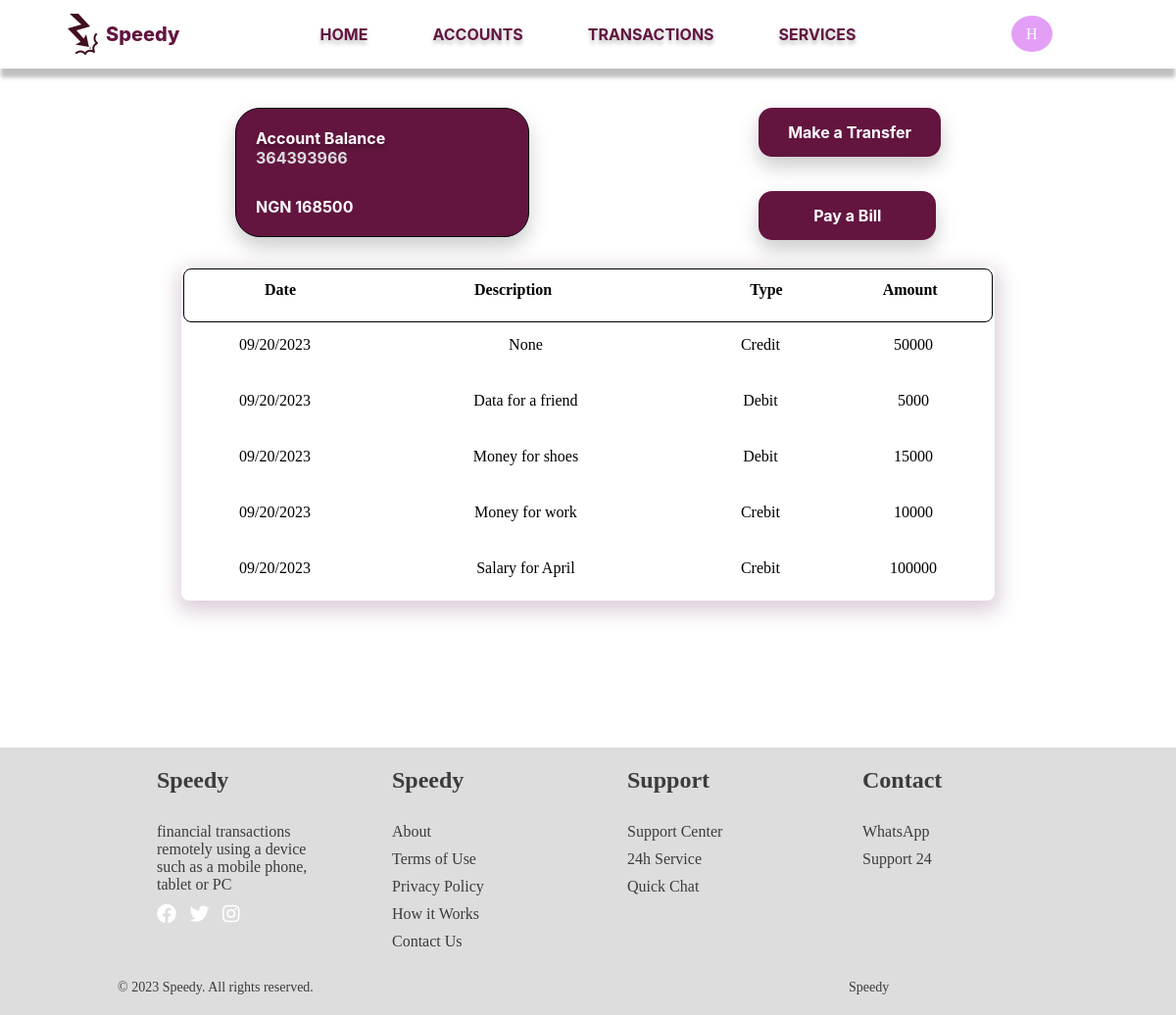
/HabibiMy/transactions (signed in), run on an earlier commit of the app's database.
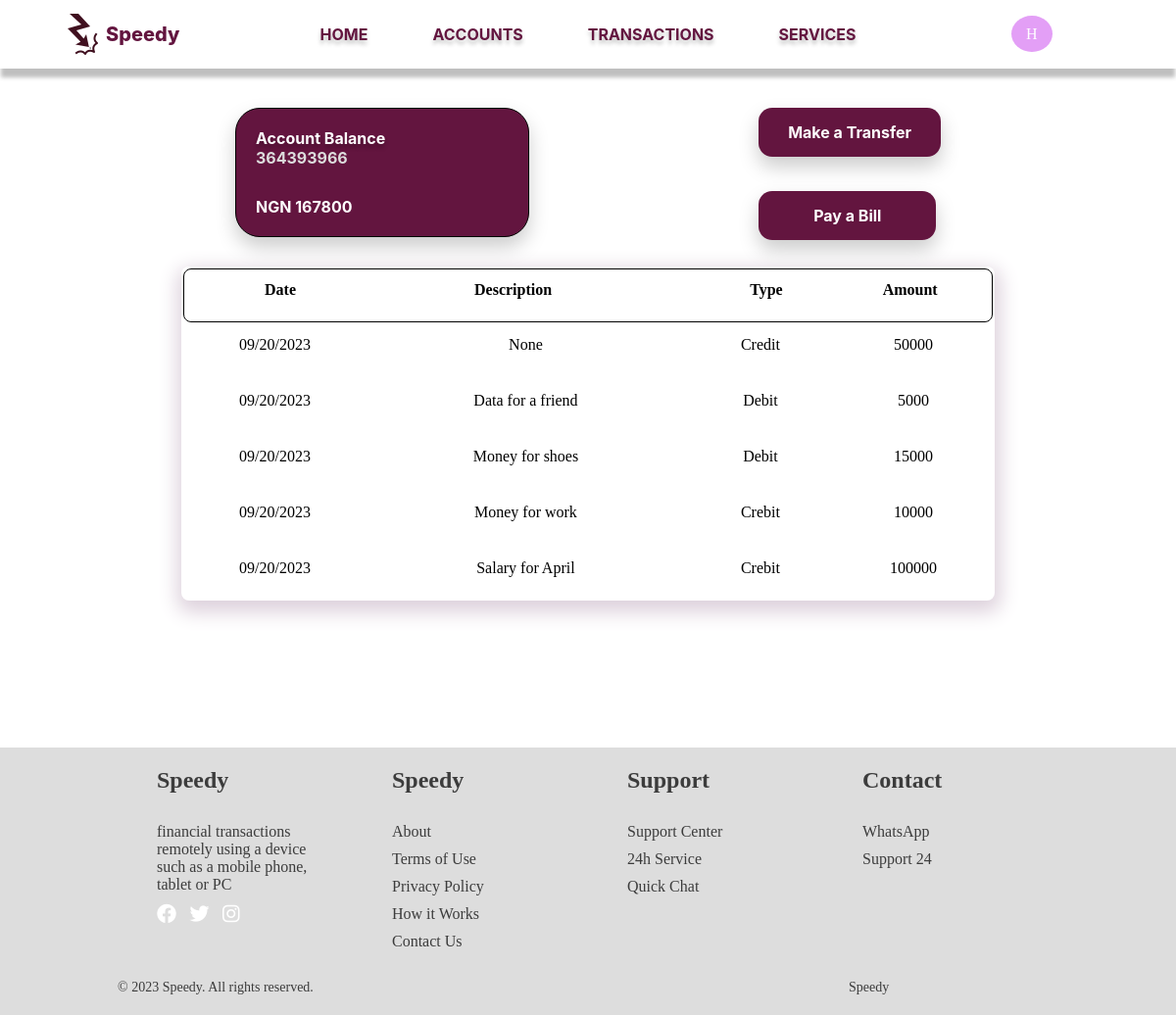
And on a later commit of the database.
### app/models.py (models this page shows, shortened)
class Account(db.Model):
  id = db.Column(db.Integer, primary_key=True)
  cus_id = db.Column(db.Integer, db.ForeignKey('customer.id'))
  account_number = db.Column(db.String(100), nullable=False)
  account_pin = db.Column(db.String(4))
  acc_type = db.Column(db.String(240))
  balance = db.Column(db.Integer)
  bank_name = db.Column(db.String(240), default="Speedy", nullable=False)
  date_created = db.Column(db.DateTime, default=datetime.utcnow)
  transactions = db.relationship('Transaction', backref='account', lazy='dynamic')

### app/routes.py (the view)
@app.route('/<username>/transactions')
def transactions(username):
    customer: Customer = Customer.query.filter_by(user_id=current_user.id).first()
    if username != customer.username:
        return redirect(url_for('user_home', username=customer.username))
    cus = Customer.query.filter_by(username=username).first()
    account = cus.accounts.first()
    transactions = account.transactions
    return render_template('transactions.html', transactions=transactions, account=account, customer=customer)

### app/models.py (called while the page is built)
@login.user_loader
def load_user(id):
  return User.query.get(int(id))

  def format_time(self, time):
    return datetime.strftime(time, '%m/%d/%Y')

### app/templates/transactions.html
{% extends 'nav-bar.html' %}
{% block content %}
<link rel="stylesheet" href="{{ url_for('static', filename='styles/transactions.css') }}">
<div class="transactions">
  <div class="top-btn">
    <div class="bal">
      <p class="acc-bal">Account Balance</p>
      <p class="acc-num">{{ account.account_number | default('0456757879')}}</p>
      <p class="acc-bal-ngn">NGN {{account.balance | default('15000')}} </p>
    </div>
    <div class="act-btn">
      <div>
      <a class="transfer" href="{{ url_for('transfer', username=customer.username) }}">Make a Transfer</a></div>
      <a class="bills">Pay a Bill</a>
    </div>
  </div>
  <table class="list-head">
    <thead>
      <tr>
        <th>Date</th>
        <th>Description</th>
        <th>Type</th>
        <th>Amount</th>
      </tr>
    </thead>
    <tbody>
      {% for transaction in transactions %}
      {% include '_transactions.html' %}
      {% endfor %}
    </tbody>
  </table>
</div>
{% endblock %}

What changed in the data, as far as the page shows it:
changed Account: balance "168500" → "167800"
